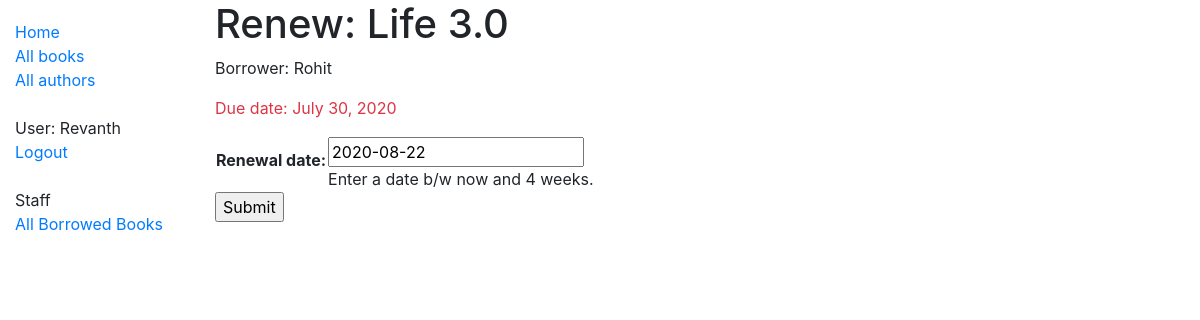
Before: /catalog/book/7661aa08-9948-4447-b448-d39b56decf68/renew/ (signed in) with the older database file.
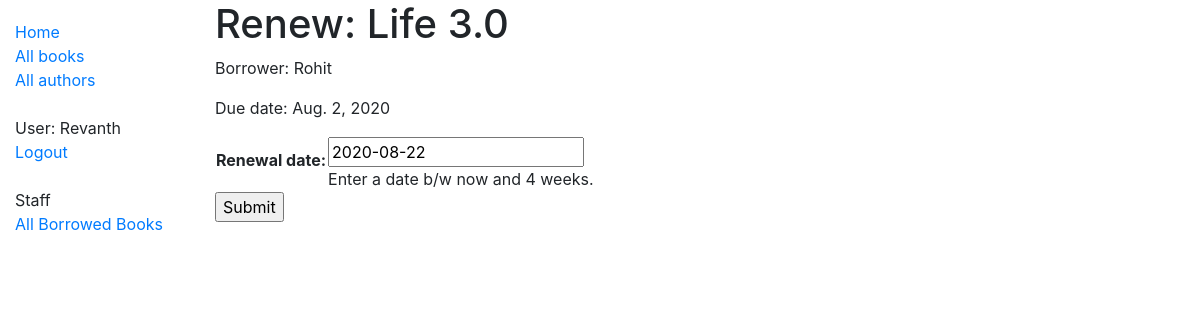
After: the same page with the newer database file.
### catalog/models.py (models this page shows, shortened)
class BookInstance(models.Model):
    id = models.UUIDField(primary_key=True, default=uuid.uuid4,
                          help_text="Unique ID for this particular book across whole library")
    book = models.ForeignKey('Book', on_delete=models.SET_NULL, null=True)
    imprint = models.CharField(max_length=200)
    due_back = models.DateField(null=True, blank=True)
    borrower = models.ForeignKey(User, on_delete=models.SET_NULL, null=True, blank=True)
    LOAN_STATUS = (
        ('d', 'Maintenance'),
        ('o', 'On loan'),
        ('a', 'Available'),
        ('r', 'Reserved'),
    )
    status = models.CharField(
        max_length = 1,
        choices = LOAN_STATUS,
        blank = True,
        default = 'd',
        help_text = 'Book availability')
    class Meta:
        ordering = ['due_back']
        permissions = (("can_mark_returned", "Set book as returned"),)
    @property
    def is_overdue(self):
        if self.due_back and date.today() > self.due_back:
            return True
        return False

class Book(models.Model):
    title = models.CharField(max_length=200)
    author = models.ForeignKey('Author', on_delete=models.SET_NULL, null=True)
    summary = models.TextField(max_length=1000, help_text="Enter a brief description of the book")
    isbn = models.CharField('ISBN', max_length=13,
                            help_text='13 Character <a href="https://www.isbn-international.org/content/what-isbn'
                                      '">ISBN number</a>')
    genre = models.ManyToManyField(Genre, help_text="Select a genre for this book")
    language = models.ForeignKey('Language', on_delete=models.SET_NULL, null=True)
    def display_genre(self):
        """Creates a string for the Genre. This is required to display genre in Admin."""
        return ', '.join([genre.name for genre in self.genre.all()[:3]])
    display_genre.short_description = 'Genre'

### catalog/views.py (the view)
# urls.py: path('book/<uuid:pk>/renew/', views.renew_book_librarian, name='renew-book-librarian'),
@permission_required('catalog.can_mark_returned')
def renew_book_librarian(request, pk):
    book_instance = get_object_or_404(BookInstance, pk=pk)
    if request.method == 'POST':
        form = RenewBookForm(request.POST)
        if form.is_valid():
            book_instance.due_back = form.cleaned_data['renewal_date']
            book_instance.save()
            return HttpResponseRedirect(reverse('all-books') )
    else:
        proposed_renewal_date = datetime.date.today() + datetime.timedelta(weeks=3)
        form = RenewBookForm(initial={'renewal_date': proposed_renewal_date})
    context = {
        'form': form,
        'book_instance': book_instance,
    }
    return render(request, 'catalog/book_renew_librarian.html', context)

### catalog/forms.py (shortened to what this page needs)
class RenewBookForm(forms.Form):
    renewal_date = forms.DateField(help_text='Enter a date b/w now and 4 weeks.')
    class Meta:
        model = BookInstance
        fields = ['due_back']
        labels = {'due_back': _('New renewal date')}
        help_texts = {'due_back': _('Enter a date between now and 4 weeks (default 3).')}

### catalog/templates/catalog/book_renew_librarian.html (shortened to what this page needs)
{% extends "base_generic.html" %}
{% block content %}
  <h1>Renew: {{ book_instance.book.title }}</h1>
  <p>Borrower: {{ book_instance.borrower }}</p>
  <p{% if book_instance.is_overdue %} class="text-danger"{% endif %}>Due date: {{ book_instance.due_back }}</p>
  <form action="" method="post">
    <table>
    {{ form.as_table }}
    </table>
    <input type="submit" value="Submit">
  </form>
{% endblock %}

Changed rows visible on the page:
changed BookInstance "Life 3.0": due_back "July 30, 2020" → "Aug. 2, 2020"
